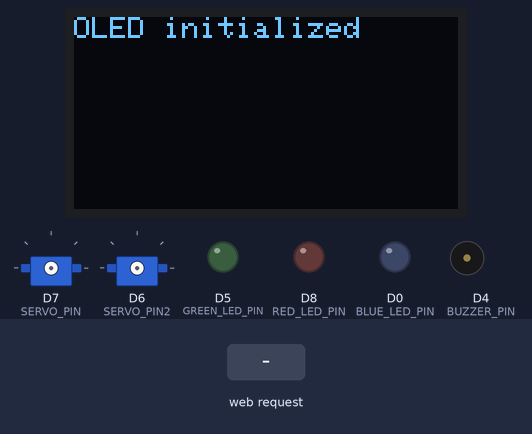
Simulated run of this program. Board: ESP8266 (Wemos D1 mini). Shown: 128×64 one-colour display, 2 × servo, output pins drawn as LEDs (lit = HIGH), buzzer (waves = sounding, pin HIGH). The test bench sets the inputs (shaded band). WiFi joins after 1.5 s; servers stay silent unless stated; uploads are accepted with an empty reply; what the program prints to the serial monitor is not drawn.

Above: at 2.2 s.
At 15.6 s:
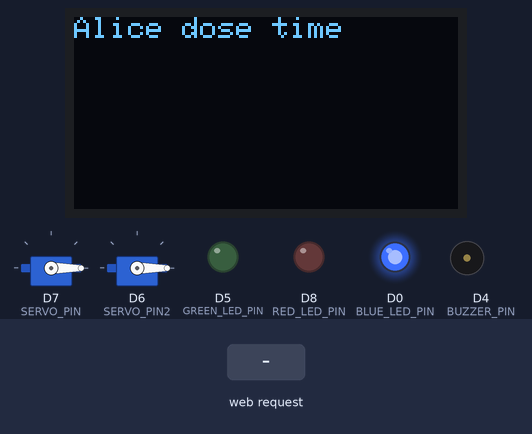
15.7 s: HTTP request GET /get?arg=1 received
At 17.5 s:
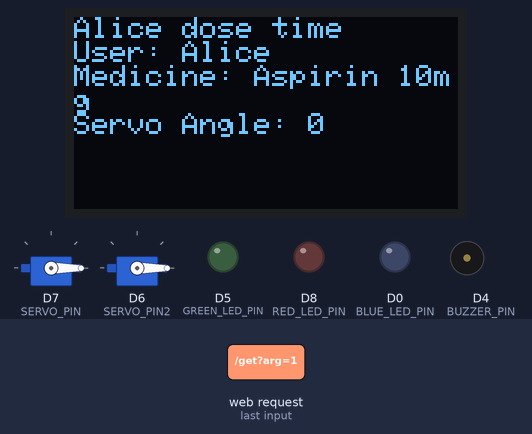
22.5 s: HTTP request GET /get?arg=0 received
At 27.5 s:
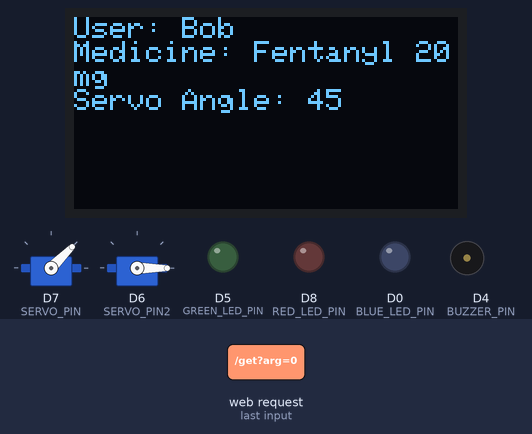
38.1 s: HTTP request GET /get?arg=120 received
Timing chart, 0 to 73.2 s (numbered marks = the images above; inputs shaded):
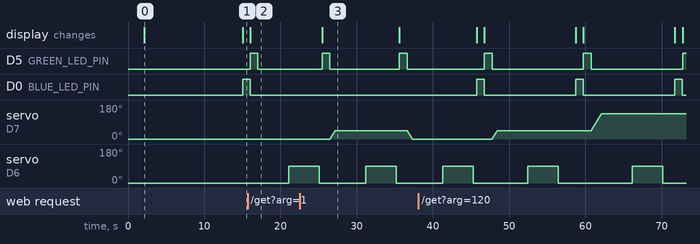

Measured:
- after the input at 22.5 s, D0 (BLUE_LED_PIN): stays LOW (without the input it goes to HIGH after 13.5 s)
- by itself, D5 (GREEN_LED_PIN): alternates HIGH for 1.0 s and LOW for 12.0 s
- what the display in image 0 shows lasts 12.9 s, from 2.1 s to 15.0 s

The program:

main.cpp
```cpp
#define DEBUG_ESP_PORT Serial

#include <ESP8266WiFi.h>
#include <ESP8266HTTPClient.h>
#include <WiFiClientSecureBearSSL.h>
#include <Wire.h>
#include <Adafruit_GFX.h>
#include <Adafruit_SSD1306.h>
#include <Adafruit_PN532.h>
#include <Servo.h>
#include <ESP8266WebServer.h>

#define BUZZER 0

#define SCREEN_WIDTH 128 // OLED display width, in pixels
#define SCREEN_HEIGHT 64 // OLED display height, in pixels
#define OLED_RESET    -1 // Reset pin # (or -1 if sharing Arduino reset pin)

Adafruit_SSD1306 display(SCREEN_WIDTH, SCREEN_HEIGHT, &Wire, OLED_RESET);
Adafruit_PN532 nfc(-1, -1); // Set up the NFC reader with the correct pins


#define BUZZER_PIN D4
#define BLUE_LED_PIN D0
#define GREEN_LED_PIN D5
#define RED_LED_PIN D8
#define SERVO_PIN D7
#define SERVO_PIN2 D6


Servo myServo;
Servo myServo2;

const char* ssid = "Vodafone-277D";
const char* password = "ueWBtjqw6w8fupAx";
const char* serverName = "https://ipcamguineapig.ddnss.de/receive";

WiFiClientSecure wifiClient;
ESP8266WebServer server(80);

struct User {
  uint8_t uid[7];        // UID of the NFC card
  String name;           // User's name
  String medicine;       // Medicine name and dosage
  int servoAngle;        // Servo motor angle rotation
};

// Example user data
User users[] = {
  { {0x4, 0xE8, 0xDF, 0x61, 0xB5, 0x2A, 0x81}, "Alice", "Aspirin 10mg", 0 },
  { {0x4, 0xD9, 0xC8, 0x62, 0xB5, 0x2A, 0x81}, "Bob", "Fentanyl 20mg", 45 },
  { {0x4, 0xEA, 0x86, 0x62, 0xB5, 0x2A, 0x81}, "Charlie", "Insulin 30mg", 135 }
};
const int numUsers = sizeof(users) / sizeof(users[0]);

uint8_t lastUID[7];
uint8_t lastUIDLength = 0;

const long interval = 5000;  // wait duration per user (milliseconds)
const long startMillis = 10000;  // start of program
int currentIndex = 0;
unsigned long lastMillis = startMillis;

void buzz() {
  if (BUZZER) {
    tone(BUZZER_PIN, 1000, 1000);
    delay(1000);
    noTone(BUZZER_PIN);
  }
}

void sendRequest(String message, bool success) {
  if (WiFi.status() == WL_CONNECTED) {
    HTTPClient http;
    String success_string = success ? "success" : "fail";
    String url = serverName + String("?message=" + success_string + "/" + message);
    wifiClient.setInsecure();
    wifiClient.connect(url, 443);
    http.begin(wifiClient, url);

    int httpResponseCode = http.GET();

    if (httpResponseCode > 0) {
      Serial.println("Sent slack message successfully");
    } else {
      String intStr = String(httpResponseCode);
      Serial.println("Error on HTTP request " + intStr);
    }

    http.end();
  } else {
    Serial.println("Not connected to WiFi");
  }
}

void setColor(int redValue, int greenValue, int blueValue) {
  analogWrite(RED_LED_PIN, redValue);
  analogWrite(GREEN_LED_PIN, greenValue);
  analogWrite(BLUE_LED_PIN, blueValue);
}


void dispense(User user) {
  // Display user information
      display.println("User: " + user.name);
      display.println("Medicine: " + user.medicine);
      display.println("Servo Angle: " + String(user.servoAngle));
      display.display();

      setColor(0, 255, 0); // Green Color
      delay(1000);
      setColor(0, 0, 0); // Reset

      buzz();

      // Move the servo to the specified angle slowly
      int currentAngle = myServo.read();
      int targetAngle = user.servoAngle;
      if (targetAngle > currentAngle) {
        for (int angle = currentAngle; angle <= targetAngle; angle++) {
          myServo.write(angle);
          delay(15); // Adjust the speed of movement
        }
      } else {
        for (int angle = currentAngle; angle >= targetAngle; angle--) {
          myServo.write(angle);
          delay(15); // Adjust the speed of movement
        }
      }

      //Move second motor to open hole / close hole
      delay(4000);
      myServo2.write(90);
      delay(4000);
      myServo2.write(0);
      lastMillis += 8000;
      sendRequest(user.name, true);

}

void handleGetRequest() {
  if (server.hasArg("arg")) {
    String message = server.arg("arg");
    User user;
    String responseMessage;
    // Clear the display
    display.clearDisplay();
    display.setCursor(0, 0);
    // Convert message to integer
    int index = message.toInt();
    if (index >= 0 && index < numUsers) {
      user = users[index];
      dispense(user);
      responseMessage = "Success";
    } else {
      Serial.println("Invalid argument received");
      responseMessage = "Fail";
    }
    server.send(200, "text/plain", responseMessage);
  } else {
    server.send(200, "text/plain", "No argument received");
  }
}

void dose_missed(User user) {
  display.println(user.name + " missed dose!" );
  display.display();

  setColor(255, 0, 0); // Red Color
  delay(1000);
  setColor(0, 0, 0); // Reset

  buzz();

  // Move the servo to the specified angle slowly
  int currentAngle = myServo.read();
  int targetAngle = user.servoAngle;
  if (targetAngle > currentAngle) {
    for (int angle = currentAngle; angle <= targetAngle; angle++) {
      myServo.write(angle);
      delay(15); // Adjust the speed of movement
    }
  } else {
    for (int angle = currentAngle; angle >= targetAngle; angle--) {
      myServo.write(angle);
      delay(15); // Adjust the speed of movement
    }
  }

  sendRequest(user.name, false);
}

void setup(void) {
  Serial.begin(9600);
  Serial.println("Hello!");

  // Initialize WiFi
  Serial.println("Connecting to WiFi...");
  WiFi.begin(ssid, password);
  while (WiFi.status() != WL_CONNECTED) {
    delay(1000);
    Serial.print(".");
  }
  Serial.println("\nConnected to WiFi");

  // Initialize the server
  server.on("/get", handleGetRequest);
  server.begin();
  Serial.println("Server started");

  // Initialize the NFC reader
  Serial.println("Initializing NFC reader...");
  nfc.begin();
  uint32_t versiondata = nfc.getFirmwareVersion();
  if (!versiondata) {
    Serial.println("Didn't find PN53x board");
    while (1); // halt
  }
  nfc.SAMConfig();
  Serial.println("NFC reader initialized. Waiting for an NFC tag...");

  // Initialize the OLED display
  Serial.println("Initializing OLED display...");
  if (!display.begin(SSD1306_SWITCHCAPVCC, 0x3C)) { // Address 0x3C for 128x64
    Serial.println(F("SSD1306 allocation failed"));
    for (;;); // Don't proceed, loop forever
  }

  // Clear the buffer
  display.clearDisplay();
  display.setTextSize(1);      // Normal 1:1 pixel scale
  display.setTextColor(SSD1306_WHITE); // Draw white text
  display.setCursor(0, 0);     // Start at top-left corner
  display.print(F("OLED initialized"));
  display.display();
  delay(2000);

  pinMode(BUZZER_PIN, OUTPUT);
  digitalWrite(BUZZER_PIN, LOW);

  pinMode(BLUE_LED_PIN, OUTPUT);
  pinMode(GREEN_LED_PIN, OUTPUT);
  pinMode(RED_LED_PIN, OUTPUT);

  // Initialize the Servo
  myServo.attach(SERVO_PIN,500,2500);
  myServo.write(0); // Initialize to 0 degrees

  myServo2.attach(SERVO_PIN2,500,2500);
  myServo2.write(0); // Initialize to 0 degrees
  delay(2000);

}


void loop(void) {
  server.handleClient();
  unsigned long currentMillis = millis();
  if (currentMillis <= startMillis) {
    return;
  }
  if (currentMillis - lastMillis <= interval) {
    return;
  }
  lastMillis = currentMillis;
  // Buffer to store the returned UID
  uint8_t uid[7] = {0};
  uint8_t uidLength = 0;
  bool success;

  User user = users[currentIndex];

  success = false;

  display.clearDisplay();
  display.setCursor(0, 0);
  display.println(user.name + " dose time" );
  display.display();

  setColor(0, 0, 255); // Blue Color
  delay(1000);
  setColor(0, 0, 0); // Reset

  buzz();

  while (!success && ((millis() - currentMillis) <= interval))
  {
      if(nfc.startPassiveTargetIDDetection(PN532_MIFARE_ISO14443A)) {
      Serial.println("Card detected");

      nfc.readDetectedPassiveTargetID(uid, &uidLength);

      if ((memcmp(uid, user.uid, uidLength) == 0) && ((millis() - currentMillis) <= interval))
      {
        success = true;
      }
      }
  }

  if(success)
  {
    dispense(user);
  }
  else
  {
    dose_missed(user);
  }

  currentIndex = (currentIndex + 1) % numUsers;
  //exit(0);

}
```
